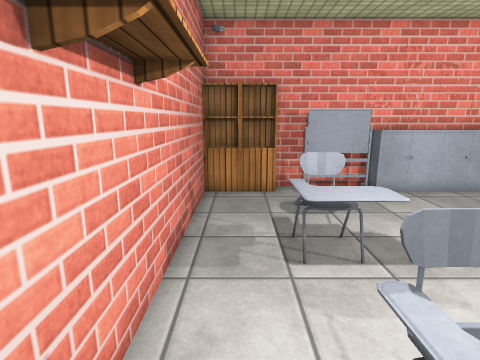
[1] (above)

16 first-person views from a walk through a 3-D level made in the Unity game engine. The camera is 1.5 m above the floor, tilts 12° down and sees 80° across. The floor is counted in squares, 0.5 m on a side. Each view is taken from the middle of a square. On the plan, view 1 faces up. The plan holds only what a view shows up to about 20 squares ahead; the rest is blank. The player character is not drawn. Door leaves are left out, so doorways stand open. Surface patterns are stand-ins for the level's own textures.

[2]
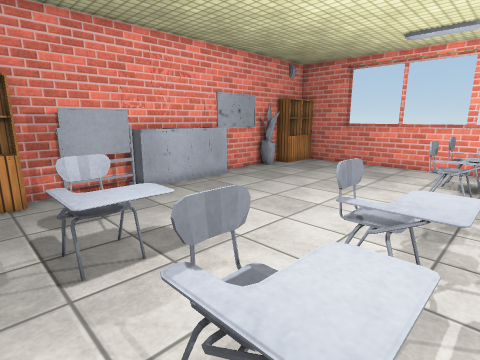

[3]
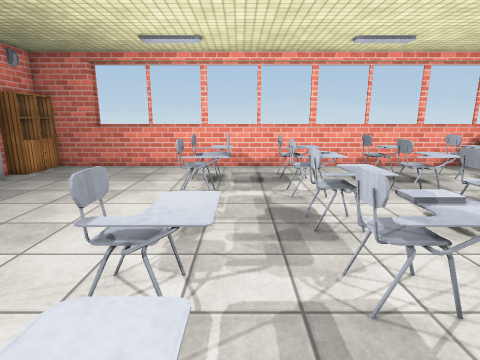

[4]
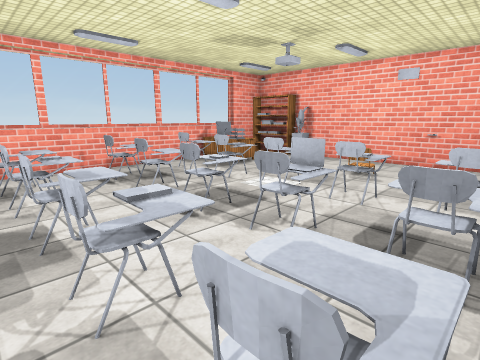

[5]
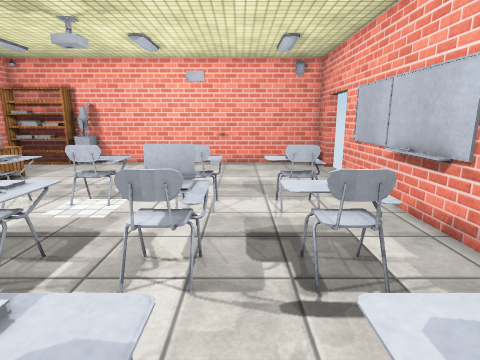

[6]
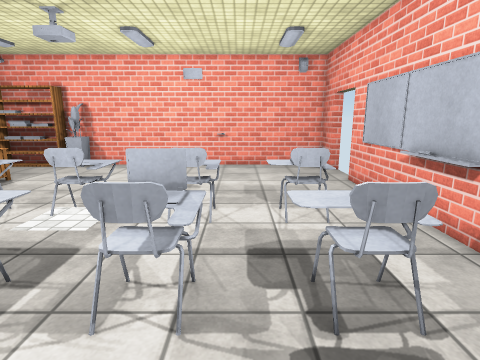

[7]
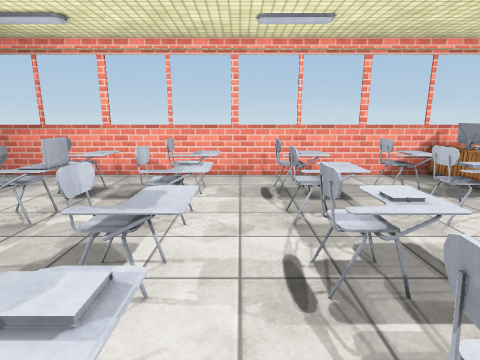

[8]
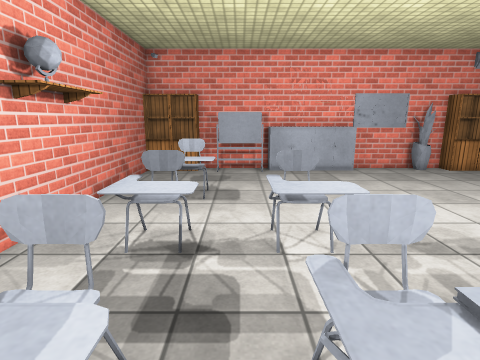

[9]
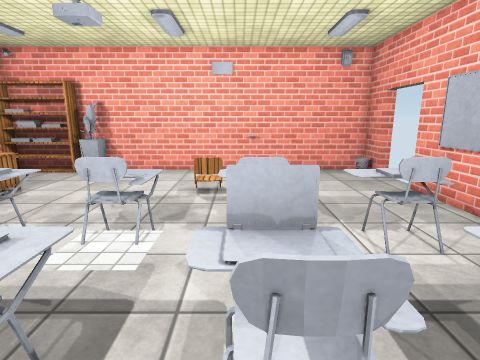

[10]
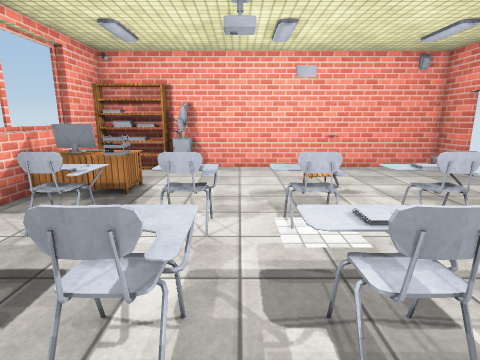

[11]
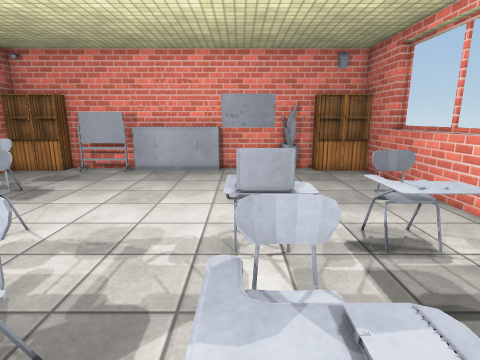

[12]
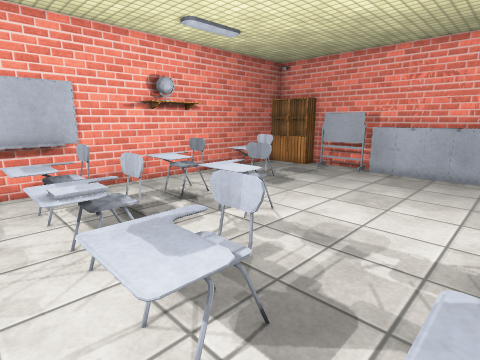

[13]
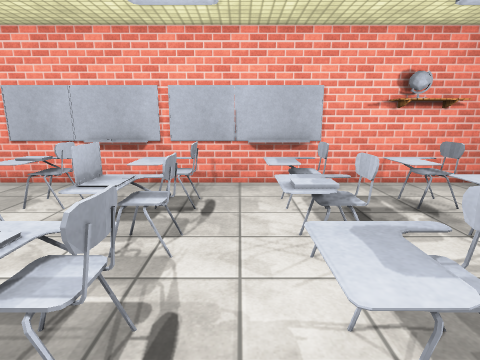

[14]
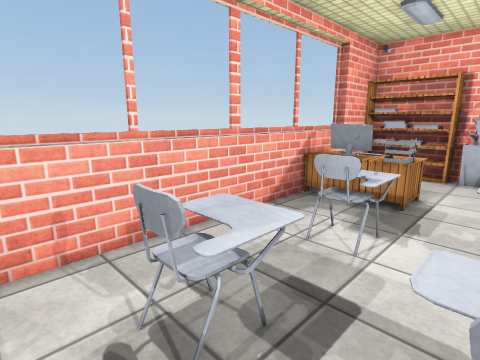

[15]
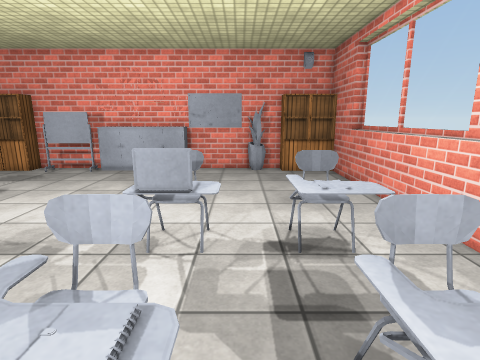

[16]
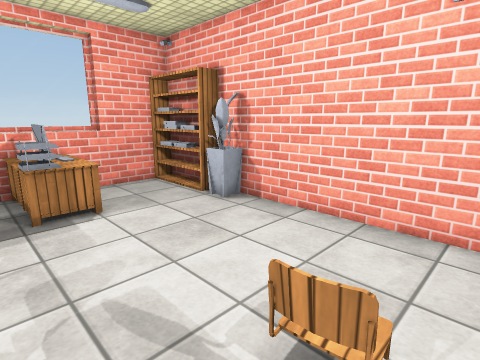

### Floor plan
Key: @ floor where view 1 was taken; # wall or solid block; . floor; D open door; = window, fence, low wall or low ledge; ^ raised ledge; C cabinet; P planter; L laptop; B books; N notebook; H chair; E desk; S shelf; O other object.
Columns run from 2 left of view 1 to 20 right of it. Each row starts with its distance up from view 1.
 13 #######################
 12 #CCCC###OOOOOO.. P CCC#
 11 # ....................#
 10 # ....................#
  9  #....................=
  8  #....................=
  7  #.#^#................=
  6  #.^^^................=
  5  #.^^^................=
  4  #....................=
  3  #..=...=......=..=...=
  2  #.^^#.^^.....^^.^^#..=
  1  #.^^^.^^.....LL=^^^..=
  0  #@...........L#......=
 -1  #....................=
 -2  #.#^#.^#.#^#.^^.#^#..=
 -3  #.^^^.^B=^^^.^N=^^^..=
 -4  #.^^^.^==^^^.^==^^^..=
 -5  #....................=
 -6  #..=...=..=...=..=...=
 -7  #.^^#.^^.^^#.^^.^^#..=
 -8  #.^^^.#L=.N^.^^.^^^..=
 -9  #.....==..=..........=
-10  #....................=
-11  #.=##.^^.=.=.##.#^#..=
-12  #.=B^.^O=^^^.OO=^^^..=
-13  #.==^.=^=^^^.=^=^^^..=
-14  #....................=
-15  #................^EEE#
-16 ##.......HH.......EEEE#
-17 ##.......O........EOOE#
-18 DD....................=
-19 DD....................#
-20 DD....................#
-21 ##..............PPSSSS#
-22 ################PPSS###

Where each view was taken, in squares from view 1:
view 1: 0 up, 0 right, facing up
view 2: 0 up, 0 right, facing up-right
view 3: 0 up, 1 right, facing right
view 4: 1 down, 1 right, facing down-right
view 5: 2 down, 4 right, facing down
view 6: 3 down, 4 right, facing down
view 7: 5 down, 4 right, facing right
view 8: 5 down, 4 right, facing up
view 9: 5 down, 6 right, facing down
view 10: 4 down, 11 right, facing down
view 11: 5 down, 12 right, facing up
view 12: 5 down, 12 right, facing up-left
view 13: 5 down, 12 right, facing left
view 14: 5 down, 13 right, facing down-right
view 15: 5 down, 14 right, facing up
view 16: 14 down, 6 right, facing down-right
